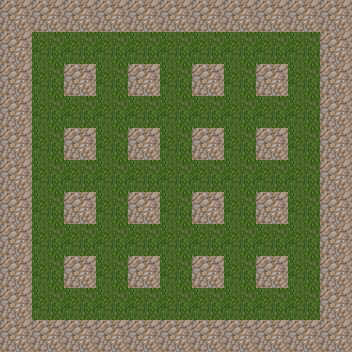

This is a level from a 2D game, rendered from its Tiled map with the project's own tilesets. A one-line summary and the complete map file follow:
An orthogonal 11x11 tile map with 32x32 px tiles, 1 tile layer (Tile Layer 1).

<map version="1.4" tiledversion="1.4.3" orientation="orthogonal" renderorder="right-down" width="11" height="11" tilewidth="32" tileheight="32" infinite="0" nextlayerid="2" nextobjectid="1">
 <tileset firstgid="1" source="TilesetNew.tsx" />
 <layer id="1" name="Tile Layer 1" width="11" height="11">
  <data encoding="csv">
27,27,27,27,27,27,27,27,27,27,27,
27,79,79,79,79,79,79,79,79,79,27,
27,79,27,79,27,79,27,79,27,79,27,
27,79,79,79,79,79,79,79,79,79,27,
27,79,27,79,27,79,27,79,27,79,27,
27,79,79,79,79,79,79,79,79,79,27,
27,79,27,79,27,79,27,79,27,79,27,
27,79,79,79,79,79,79,79,79,79,27,
27,79,27,79,27,79,27,79,27,79,27,
27,79,79,79,79,79,79,79,79,79,27,
27,27,27,27,27,27,27,27,27,27,27
</data>
 </layer>
</map>